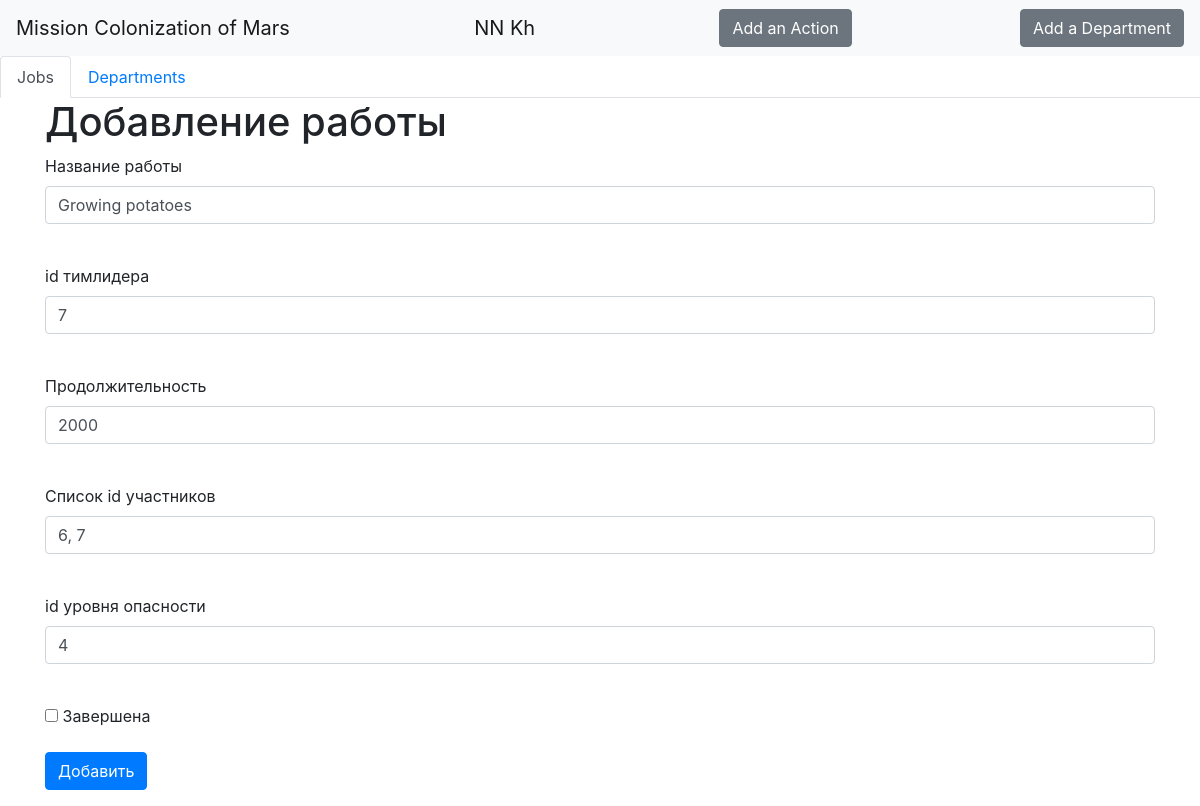
Page /jobs/4 (signed in) on the committed database.
### data/users.py (models this page shows, shortened)
class User(SqlAlchemyBase, UserMixin):
    __tablename__ = "users"
    id = sqlalchemy.Column(sqlalchemy.Integer,
                           primary_key=True, autoincrement=True)
    surname = sqlalchemy.Column(sqlalchemy.String)
    name = sqlalchemy.Column(sqlalchemy.String)
    age = sqlalchemy.Column(sqlalchemy.Integer)
    position = sqlalchemy.Column(sqlalchemy.String)
    speciality = sqlalchemy.Column(sqlalchemy.String)
    address = sqlalchemy.Column(sqlalchemy.String)
    email = sqlalchemy.Column(sqlalchemy.String, unique=True)
    hashed_password = sqlalchemy.Column(sqlalchemy.String)
    modified_date = sqlalchemy.Column(sqlalchemy.DateTime)
    department = orm.relation("Department")
    job = orm.relation("Jobs")

### data/jobs.py (models this page shows)
class Jobs(SqlAlchemyBase):
	__tablename__ = "jobs"
	id = sqlalchemy.Column(sqlalchemy.Integer, primary_key=True, autoincrement=True)
	team_leader = sqlalchemy.Column(sqlalchemy.Integer, sqlalchemy.ForeignKey("users.id"))
	job = sqlalchemy.Column(sqlalchemy.String)
	work_size = sqlalchemy.Column(sqlalchemy.Integer)
	collaborators = sqlalchemy.Column(sqlalchemy.String)
	start_date = sqlalchemy.Column(sqlalchemy.DateTime)
	end_date = sqlalchemy.Column(sqlalchemy.DateTime)
	is_finished = sqlalchemy.Column(sqlalchemy.Boolean)
	user = orm.relation("User")
	categories = orm.relation("HazardCategory", secondary="jobs_to_hazard_category", backref="jobs")

### main.py (the view, shortened to what this page needs)
@app.route('/jobs/<int:id>', methods=['GET', 'POST'])
@login_required
def edit_news(id):
	form = JobsForm()
	if request.method == "GET":
		db_sess = db_session.create_session()
		if current_user.id == 1:
			jobs = db_sess.query(Jobs).first()
		else:
			jobs = db_sess.query(Jobs).filter(Jobs.id == id, Jobs.user == current_user).first()
		if jobs:
			form.job.data = jobs.job
			form.team_leader.data = jobs.team_leader
			form.work_size.data = jobs.work_size
			form.list_collaborators.data = jobs.collaborators
			form.is_finished.data = jobs.is_finished
			form.category.data = jobs.categories[-1].id
			jobs.categories.remove(db_sess.query(HazardCategory).filter(HazardCategory.id == form.category.data)[0])
		else:
			abort(404)
	return render_template('jobs.html', title='Редактирование работы', form=form)

### forms/jobs.py
class JobsForm(FlaskForm):
    job = StringField("Название работы", validators=[DataRequired()])
    team_leader = IntegerField("id тимлидера", validators=[DataRequired()])
    work_size = IntegerField("Продолжительность", validators=[DataRequired()])
    list_collaborators = StringField("Список id участников", validators=[DataRequired()])
    is_finished = BooleanField("Завершена")
    category = IntegerField("id уровня опасности", validators=[DataRequired()])
    submit = SubmitField('Добавить')

### data/db_session.py (called while the page is built)
def create_session() -> Session:
    global __factory
    print(__factory)
    return __factory()

### main.py (called while the page is built)
@login_manager.user_loader
def load_user(user_id):
	db_sess = db_session.create_session()
	return db_sess.query(User).get(user_id)

### templates/jobs.html (shortened to what this page needs)
{% extends "base.html" %}
{% block content %}
<h1>Добавление работы</h1>
<form action="" method="post">
    <p>
        {{ form.job.label }}<br>
        {{ form.job(class="form-control") }}<br>
    </p>
    <p>
        {{ form.team_leader.label }}<br>
        {{ form.team_leader(class="form-control") }}<br>
    </p>
    <p>
        {{ form.work_size.label }}<br>
        {{ form.work_size(class="form-control") }}<br>
    </p>
    <p>
        {{ form.list_collaborators.label }}<br>
        {{ form.list_collaborators(class="form-control") }}<br>
    </p>
    <p>
        {{ form.category.label }}<br>
        {{ form.category(class="form-control") }}<br>
    </p>
    <p>{{ form.is_finished() }} {{ form.is_finished.label }}</p>
    <p>{{ form.submit(type="submit", class="btn btn-primary") }}</p>
</form>
{% endblock %}

### templates/base.html (shortened to what this page needs)
<!doctype html>
<html lang="en">
<head>
    <link rel="stylesheet" href="../static/css/style.css" />
    <link rel="stylesheet"
          href="https://stackpath.bootstrapcdn.com/bootstrap/4.4.1/css/bootstrap.min.css"
>
</head>
<body>
<header>
    <nav class="navbar navbar-light bg-light">
        <a class="navbar-brand" href="#">Mission Colonization of Mars</a>
        {% if current_user.is_authenticated %}
    <a class="navbar-brand" href="/logout">{{ current_user.name }} {{ current_user.surname }}</a>
    <a href="/jobs" class="btn btn-secondary">Add an Action</a>
    <a href="/departments" class="btn btn-secondary">Add a Department</a>
{% else %}
    <p>
        <a class="btn btn-primary " href="/register">Sign Up</a>
        <a class="btn btn-success" href="/login">Sign In</a>
    </p>
{% endif %}
    </nav>
    <ul class="nav nav-tabs">
  <li class="nav-item">
    <a class="nav-link active" href="/j">Jobs</a>
  </li>
  <li class="nav-item">
    <a class="nav-link" href="/d">Departments</a>
  </li>
    </ul>
</header>
<main role="main" class="container">
    {% block content %}{% endblock %}
</main>
</body>
</html>

### rows in the picture
User: name "NN", surname "Kh"
Jobs: job "Growing potatoes", team_leader "7", work_size "2000"
